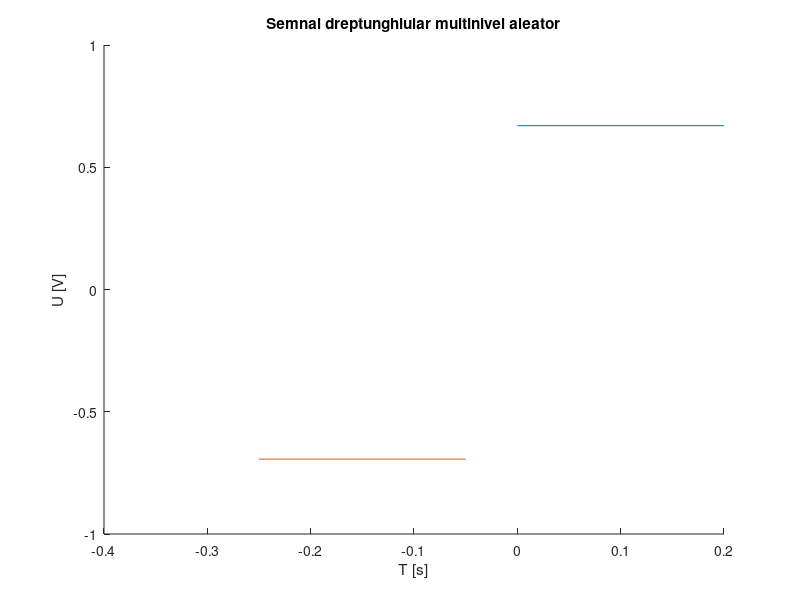

This chart was generated by the following MATLAB code:
hold on; %aceasta functie asigura reprezentarea tuturor semnalelor componente pe aceeasi figura
%rezolutie temporara de 200ms
r1=rand(1);
r2=rand(1);
t=0:.2:0.25;
x1=r1*square(2*pi*4*t,100);%am ales factorul de umplere 100 pentru a pastra un nivel constant
x2=-r2*square(2*pi*4*t,100);
plot(t,x1);
plot(t-0.25,x2);%am deplasat al doilea semnal pentru a-l pozitiona la stanga primului
xlabel('T [s]')
ylabel('U [V]')
title('Semnal dreptunghiular multinivel aleator')